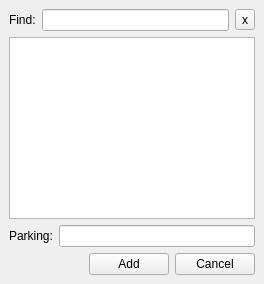
<ui version="4.0" >
 <class>ParkingDialog</class>
 <widget class="QDialog" name="ParkingDialog" >
  <property name="geometry" >
   <rect>
    <x>0</x>
    <y>0</y>
    <width>264</width>
    <height>284</height>
   </rect>
  </property>
  <property name="windowTitle" >
   <string>Parking places</string>
  </property>
  <property name="windowIcon" >
   <iconset resource="../icons/resources.qrc" >:/32/flag.png</iconset>
  </property>
  <layout class="QGridLayout" >
   <property name="margin" >
    <number>9</number>
   </property>
   <property name="spacing" >
    <number>6</number>
   </property>
   <item row="0" column="0" >
    <layout class="QGridLayout" >
     <property name="margin" >
      <number>0</number>
     </property>
     <property name="spacing" >
      <number>6</number>
     </property>
     <item row="3" column="0" >
      <layout class="QHBoxLayout" >
       <property name="margin" >
        <number>0</number>
       </property>
       <property name="spacing" >
        <number>6</number>
       </property>
       <item>
        <spacer>
         <property name="orientation" >
          <enum>Qt::Horizontal</enum>
         </property>
         <property name="sizeHint" >
          <size>
           <width>40</width>
           <height>20</height>
          </size>
         </property>
        </spacer>
       </item>
       <item>
        <widget class="QPushButton" name="addpushButton" >
         <property name="text" >
          <string>Add</string>
         </property>
         <property name="autoDefault" >
          <bool>false</bool>
         </property>
        </widget>
       </item>
       <item>
        <widget class="QPushButton" name="cancelpushButton" >
         <property name="text" >
          <string>Cancel</string>
         </property>
         <property name="autoDefault" >
          <bool>false</bool>
         </property>
        </widget>
       </item>
      </layout>
     </item>
     <item row="2" column="0" >
      <layout class="QHBoxLayout" >
       <property name="margin" >
        <number>0</number>
       </property>
       <property name="spacing" >
        <number>6</number>
       </property>
       <item>
        <widget class="QLabel" name="label_2" >
         <property name="text" >
          <string>Parking:</string>
         </property>
        </widget>
       </item>
       <item>
        <widget class="QLineEdit" name="addlineEdit" />
       </item>
      </layout>
     </item>
     <item row="0" column="0" >
      <layout class="QHBoxLayout" >
       <property name="margin" >
        <number>0</number>
       </property>
       <property name="spacing" >
        <number>6</number>
       </property>
       <item>
        <widget class="QLabel" name="label" >
         <property name="text" >
          <string>Find:</string>
         </property>
        </widget>
       </item>
       <item>
        <widget class="QLineEdit" name="findlineEdit" />
       </item>
       <item>
        <widget class="QToolButton" name="cleartoolButton" >
         <property name="focusPolicy" >
          <enum>Qt::NoFocus</enum>
         </property>
         <property name="text" >
          <string>x</string>
         </property>
        </widget>
       </item>
      </layout>
     </item>
     <item row="1" column="0" >
      <widget class="QListView" name="listView" />
     </item>
    </layout>
   </item>
  </layout>
 </widget>
 <tabstops>
  <tabstop>addlineEdit</tabstop>
  <tabstop>addpushButton</tabstop>
  <tabstop>findlineEdit</tabstop>
  <tabstop>listView</tabstop>
  <tabstop>cancelpushButton</tabstop>
 </tabstops>
 <resources>
  <include location="../icons/resources.qrc" />
 </resources>
 <connections>
  <connection>
   <sender>cancelpushButton</sender>
   <signal>clicked()</signal>
   <receiver>ParkingDialog</receiver>
   <slot>reject()</slot>
   <hints>
    <hint type="sourcelabel" >
     <x>252</x>
     <y>272</y>
    </hint>
    <hint type="destinationlabel" >
     <x>258</x>
     <y>261</y>
    </hint>
   </hints>
  </connection>
  <connection>
   <sender>cleartoolButton</sender>
   <signal>clicked()</signal>
   <receiver>findlineEdit</receiver>
   <slot>clear()</slot>
   <hints>
    <hint type="sourcelabel" >
     <x>239</x>
     <y>19</y>
    </hint>
    <hint type="destinationlabel" >
     <x>214</x>
     <y>19</y>
    </hint>
   </hints>
  </connection>
 </connections>
</ui>
